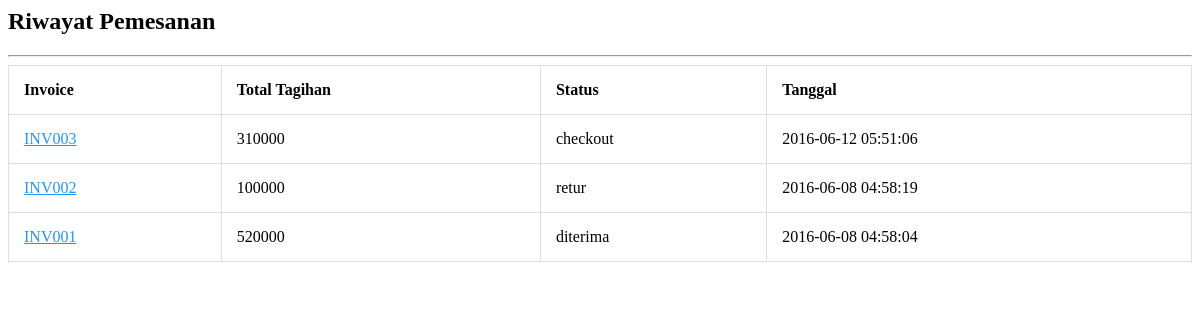
/history.php (signed in), run on an earlier commit of the app's database.
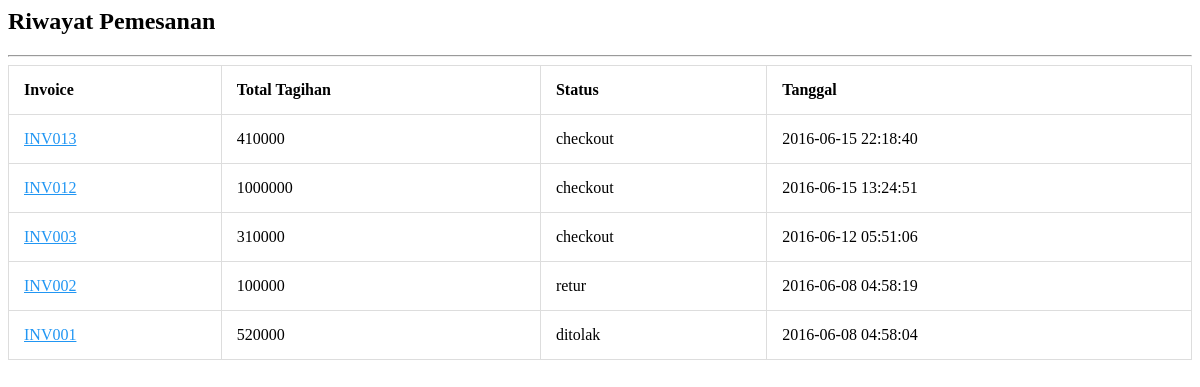
And on a later commit of the database.
### tables this page shows
CREATE TABLE `invoice` (
  `id_invoice` varchar(20) NOT NULL,
  `status` enum('checkout','konfirmasi','diterima','ditolak','proses','komplain','retur','kembalikan_dana','selesai') DEFAULT NULL,
  `total_tagihan` decimal(19,0) DEFAULT '0',
  `id_header_transaction` int(5) UNSIGNED NOT NULL,
  `user_id` int(5) UNSIGNED NOT NULL,
  `date` timestamp NULL DEFAULT NULL
);

### history.php (the view, shortened to what this page needs)
<div class="login" style="margin:0 auto;">
<article id="detail">
    <h2>Riwayat Pemesanan</h2><hr>
    <div>
    <table id="table1" class="gtable sortable">
      <thead>
        <tr>
          <th>Invoice</th>
          <th>Total Tagihan</th>
          <th>Status</th>
          <th>Tanggal</th>
          </tr>
      </thead>
      <tbody class="ui-sortable">
        <?php
          include "config/koneksi.php";
          $query = mysqli_query($koneksi, "SELECT * FROM `invoice` where `user_id` = '".$_SESSION['login_member']['id']."' ORDER BY `id_invoice` DESC");
          while($data = mysqli_fetch_array($query)){
        ?>
        <tr>
          <td><a href="index.php?page=detail-transaksi&d=<?php echo $data['id_header_transaction']; ?>" style="color:#2196f3"><?php echo $data['id_invoice']; ?></a></td>
          <td><?php echo $data['total_tagihan']; ?></td>
          <td><?php echo $data['status']; ?></td>
          <td><?php echo $data['date']; ?></td>
        </tr>
        <?php } ?>
      </tbody>
    </table>
    </div>
  </article>
</div>

What changed in the data, as far as the page shows it:
added invoice: id_invoice "INV013", total_tagihan "410000", status "checkout", date "2016-06-15 22:18:40"
added invoice: id_invoice "INV012", total_tagihan "1000000", status "checkout", date "2016-06-15 13:24:51"
changed invoice "INV001": status "diterima" → "ditolak"
